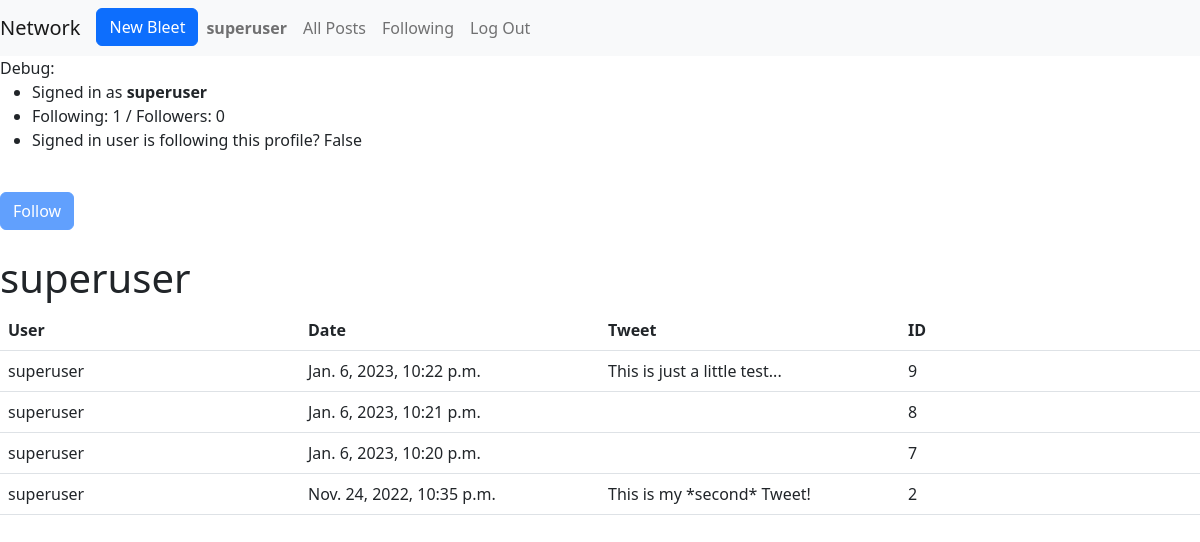
/profile/2 (signed in), run on the app's committed database.
### network/models.py (models this page shows)
class User(AbstractUser):
    pass

class Tweet(models.Model):
    author = models.ForeignKey(User, on_delete=models.CASCADE)
    tweetText = models.CharField(max_length=255)
    posted = models.DateTimeField(auto_now_add=True)
    like = models.ManyToManyField(User, blank=True, related_name="likes")
    def __str__(self):
        return f"{self.author} tweeted: {self.tweetText}"

### network/views.py (the view)
# urls.py: path("profile/<int:user_id>", views.profile, name="profile"),
def profile(request, user_id):
    profile = User.objects.get(id=user_id)
    if Follow.objects.filter(user=user_id, followed_by=request.user).exists():
        print("ya")
        following_status = True
    else:
        print("na")
        following_status = False
    followList = []
    following = request.user.following.all()
    for x in following:
        followList.append(x.user.id)
    profile = User.objects.get(id=user_id)
    if profile.id in followList:
        print("You are following")
    else:
        print("You are NOT following")
    tweets = Tweet.objects.filter(author=user_id).order_by('-posted')
    print(tweets)
    return render(request, "network/profile.html", {
        "viewed_profile": profile.username,
        "viewed_profile_id": user_id,
        "tweets": tweets,
        "following": profile.following.all().count(),
        "followedBy": Follow.objects.filter(user=user_id).count(),
        "following_status": following_status
    })

### network/templates/network/profile.html (shortened to what this page needs)
{% extends "network/layout.html" %}
{% block body %}
Debug:
<ul>
  <li>Signed in as <strong>{{ user.username }}</strong>
  <li>Following: {{ following }} / Followers: {{ followedBy }}
  <li>Signed in user is following this profile? {{ following_status }}
</ul>
<br>
{% if user.username == viewed_profile %}
<button type="button" class="btn btn-primary" onclick="follow()"disabled>Follow</button>
{% else %}
{% if following_status == True %}
<button type="button" class="btn btn-secondary" onclick="follow()">Unfollow</button>
{% elif following_status == False %}
<button type="button" class="btn btn-primary" onclick="follow()">Follow</button>
{% endif %}
{% endif %}
<br>
<br>
<h1 data-id="{{viewed_profile_id}}">{{viewed_profile}}</h1>
<table class="table">
  <thead>
    <tr>
      <th>User</th>
      <th>Date</th>
      <th>Tweet</th>
      <th>ID</th>
    </tr>
  </thead>
  {% for tweet in tweets %}
  <tr>
    <td>{{tweet.author}}</td>
    <td>{{tweet.posted}}</td>
    <td>{{tweet.tweetText}}</td>
    <td>{{tweet.id}}</td>
  </tr>
  {% endfor %}
</table>
{% endblock %}

### network/templates/network/layout.html (shortened to what this page needs)
{% load static %}
<!DOCTYPE html>
<html lang="en">
    <head>
            <link href="https://cdn.jsdelivr.net/npm/bootstrap@5.2.3/dist/css/bootstrap.min.css" rel="stylesheet">
            <link rel="stylesheet" href="{% static 'network/styles.css' %}"/>
    </head>
    <body>
        <nav class="navbar navbar-expand-lg navbar-light bg-light">
            <a class="navbar-brand" href="{% url 'index' %}">Network</a>
            <div>
              <ul class="navbar-nav mr-auto">
                <li class="nav-item">
                  <a class="btn btn-primary" href="{% url 'tweet' %}" role="button"> New Bleet</a>
                </li>
                {% if user.is_authenticated %}
                    <li class="nav-item">
                        <a class="nav-link" href="{% url 'profile' user_id=user.id%}"><strong>{{ user.username }}</strong></a>
                    </li>
                {% endif %}
                <li class="nav-item">
                  <a class="nav-link" href="{% url 'allPosts' %}">All Posts</a>
                </li>
                {% if user.is_authenticated %}
                    <li class="nav-item">
                        <a class="nav-link" href="{% url 'following' %}">Following</a>
                    </li>
                    <li class="nav-item">
                        <a class="nav-link" href="{% url 'logout' %}">Log Out</a>
                    </li>
                {% endif %}
              </ul>
            </div>
          </nav>
        <div class="body">
            {% block body %}
            {% endblock %}
        </div>
    </body>
</html>

### network/static/network/styles.css (style rules this page uses)
table { table-layout:fixed; }

### data on the page
User: username "superuser"
Tweet: author "superuser", posted "Jan. 6, 2023, 10:22 p.m.", tweetText "This is just a little test...", id "9"
Tweet: author "superuser", posted "Jan. 6, 2023, 10:21 p.m.", id "8"
Tweet: author "superuser", posted "Jan. 6, 2023, 10:20 p.m.", id "7"
Tweet: author "superuser", posted "Nov. 24, 2022, 10:35 p.m.", tweetText "This is my *second* Tweet!", id "2"

### other printed values
{{ following }} "1"
{{ followedBy }} "0"
{{ following_status }} "False"
